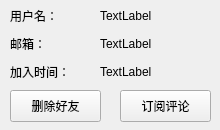
<?xml version="1.0" encoding="UTF-8"?>
<ui version="4.0">
 <class>UserClass</class>
 <widget class="QWidget" name="UserClass">
  <property name="geometry">
   <rect>
    <x>0</x>
    <y>0</y>
    <width>220</width>
    <height>130</height>
   </rect>
  </property>
  <property name="windowTitle">
   <string>User Information</string>
  </property>
  <widget class="QPushButton" name="addFriend_Button">
   <property name="geometry">
    <rect>
     <x>10</x>
     <y>90</y>
     <width>91</width>
     <height>32</height>
    </rect>
   </property>
   <property name="text">
    <string>删除好友</string>
   </property>
  </widget>
  <widget class="QPushButton" name="addComment_Button">
   <property name="geometry">
    <rect>
     <x>120</x>
     <y>90</y>
     <width>91</width>
     <height>32</height>
    </rect>
   </property>
   <property name="text">
    <string>订阅评论</string>
   </property>
  </widget>
  <widget class="QLabel" name="usrname">
   <property name="geometry">
    <rect>
     <x>100</x>
     <y>2</y>
     <width>111</width>
     <height>28</height>
    </rect>
   </property>
   <property name="text">
    <string>TextLabel</string>
   </property>
  </widget>
  <widget class="QLabel" name="label">
   <property name="geometry">
    <rect>
     <x>10</x>
     <y>2</y>
     <width>71</width>
     <height>28</height>
    </rect>
   </property>
   <property name="text">
    <string>用户名：</string>
   </property>
  </widget>
  <widget class="QLabel" name="label_2">
   <property name="geometry">
    <rect>
     <x>10</x>
     <y>30</y>
     <width>71</width>
     <height>28</height>
    </rect>
   </property>
   <property name="text">
    <string>邮箱：</string>
   </property>
  </widget>
  <widget class="QLabel" name="mail">
   <property name="geometry">
    <rect>
     <x>100</x>
     <y>30</y>
     <width>111</width>
     <height>28</height>
    </rect>
   </property>
   <property name="text">
    <string>TextLabel</string>
   </property>
  </widget>
  <widget class="QLabel" name="label_3">
   <property name="geometry">
    <rect>
     <x>10</x>
     <y>58</y>
     <width>71</width>
     <height>28</height>
    </rect>
   </property>
   <property name="text">
    <string>加入时间：</string>
   </property>
  </widget>
  <widget class="QLabel" name="joinTime">
   <property name="geometry">
    <rect>
     <x>100</x>
     <y>58</y>
     <width>111</width>
     <height>28</height>
    </rect>
   </property>
   <property name="text">
    <string>TextLabel</string>
   </property>
  </widget>
 </widget>
 <layoutdefault spacing="6" margin="11"/>
 <resources/>
 <connections/>
</ui>
